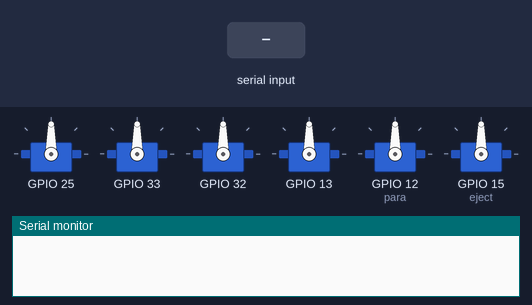
A sketch run on a simulated ESP32. Parts: 6 × servo, the last lines printed to the serial monitor. The test bench sets the inputs (shaded band).

Above: at 1.2 s.
1.3 s: "30,150,10\n" received over Serial
At 3.4 s:
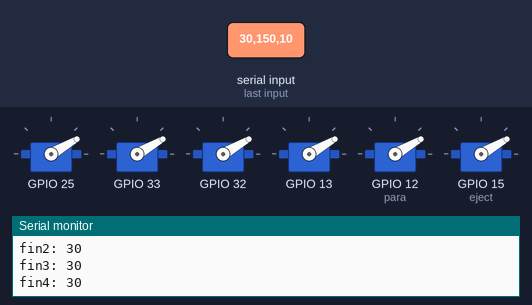
3.8 s: "5\n" received over Serial
At 5.2 s:
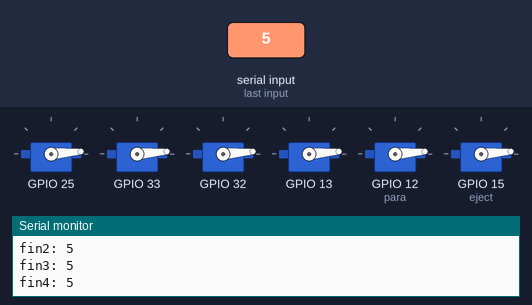
6.3 s: "200\n" received over Serial
At 8.4 s:
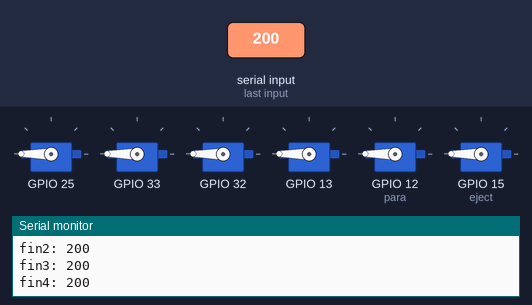
8.8 s: "90,45,200\n" received over Serial
At 10.3 s:
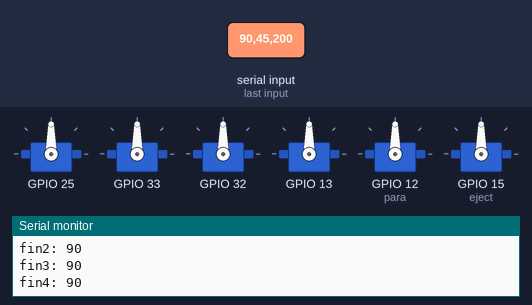
11.3 s: "30,150\n" received over Serial
At 13.4 s:
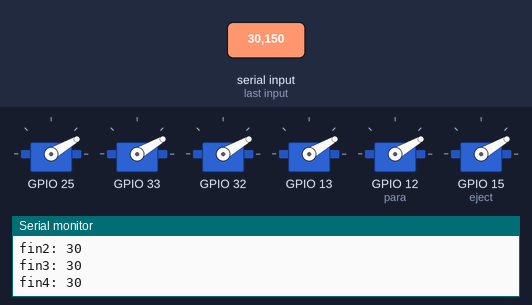
Timing chart, 0 to 14.8 s (numbered marks = the images above; inputs shaded):
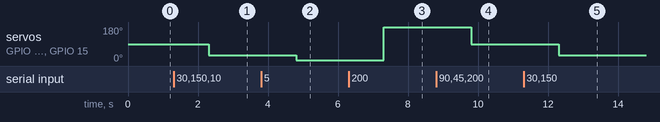

The sketch:

servo_control.ino
```cpp
#include <ESP32Servo.h>

Servo fin[5];
Servo para, eject;

void setup() {
  Serial.begin(9600);
  /// FIN Pin Servo
  // pitch controling fin
  fin[1].attach(25);
  fin[2].attach(33);
  // roll controling fin
  fin[3].attach(32);
  fin[4].attach(13);

  para.attach(12);
  eject.attach(15);
}

String in;
void loop() {
  if(Serial.available()){
    in = Serial.readString();
    if(in != ""){
      setfin(1, in.toInt());
      setfin(2, in.toInt());
      setfin(3, in.toInt());
      setfin(4, in.toInt());
      para.write(in.toInt());
      eject.write(in.toInt());
    }
  }
}

void setfin(int idx, int deg){
  fin[idx].write(deg);
  Serial.println("fin" + String(idx) + ": " + String(deg));
}
```

Measured:
- after the input at 1.3 s, servo on GPIO 25, servo on GPIO 33, servo on GPIO 32, servo on GPIO 13, servo on GPIO 12 (para), servo on GPIO 15 (eject): 90° → 30° after 1.0 s
- after the input at 3.8 s, servo on GPIO 25, servo on GPIO 33, servo on GPIO 32, servo on GPIO 13, servo on GPIO 12 (para), servo on GPIO 15 (eject): 30° → 5° after 1.0 s
- after the input at 6.3 s, servo on GPIO 25, servo on GPIO 33, servo on GPIO 32, servo on GPIO 13, servo on GPIO 12 (para), servo on GPIO 15 (eject): 5° → 180° after 1.0 s
- after the input at 8.8 s, servo on GPIO 25, servo on GPIO 33, servo on GPIO 32, servo on GPIO 13, servo on GPIO 12 (para), servo on GPIO 15 (eject): 180° → 90° after 1.0 s
- after the input at 11.3 s, servo on GPIO 25, servo on GPIO 33, servo on GPIO 32, servo on GPIO 13, servo on GPIO 12 (para), servo on GPIO 15 (eject): 90° → 30° after 1.0 s
